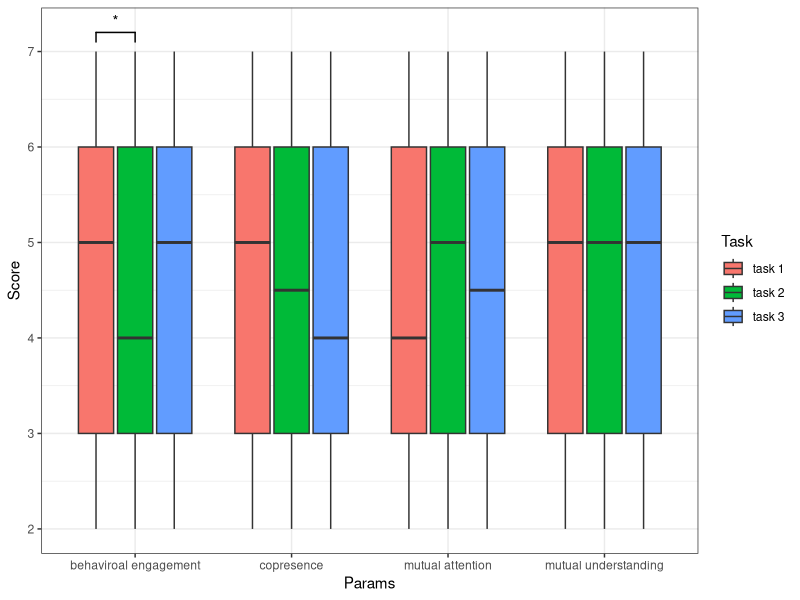
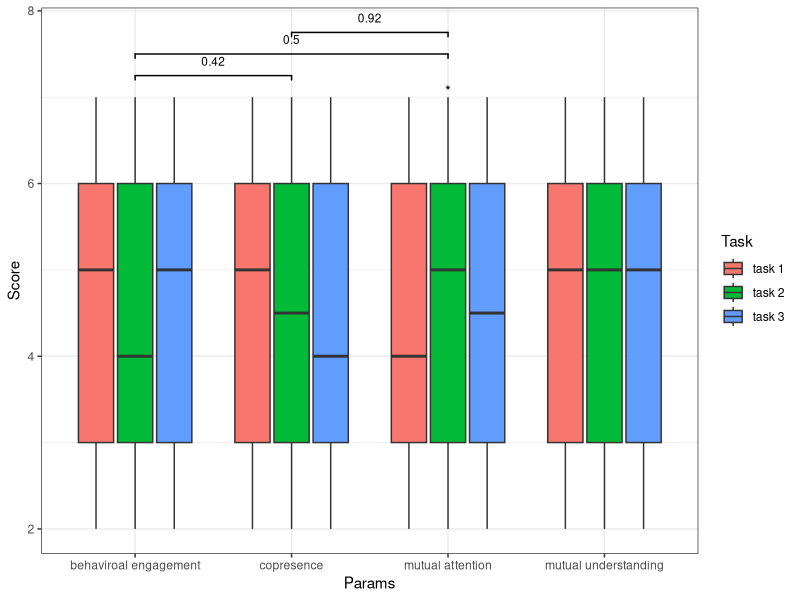

Reproduce these figures in R, in order. (Note: this script raises an error after producing the figures.)
library(ggplot2)
library(ggpubr)

df=read.csv('csv/social.csv', sep=",")

# create the boxplot
p <- ggplot(df, aes(x = params, y = score, fill = task)) +
  geom_boxplot() +
  labs(x = "Params", y = "Score", fill = "Task") +
  theme_bw()

# Make plot with custom x and y position of the bracket
p +
  geom_signif(
    annotation = "*",
    y_position = 7.2, xmin = 0.75, xmax = 1,
    tip_length = c(0.02, 0.02)
  )



# create the boxplot and add statistical tests
p <- ggplot(df, aes(x = params, y = score, fill = task)) +
  geom_boxplot() +
  labs(x = "Params", y = "Score", fill = "Task") +
  theme_bw() +
  stat_compare_means(method = "anova", label = "p.signif", hide.ns = TRUE)


# modify the significance labels
p + scale_y_continuous(labels = function(x) format(x, scientific = FALSE)) +
  geom_signif(
    pairwise = c("task 1", "task 2", "task 3"),
    test = "t.test", comparisons = list(c(1, 2), c(1, 3), c(2, 3)),
    textsize = 3, tip_length = 0.01, vjust = -0.5, step_increase = 0.05
  ) 

p + geom_signif(stat = "identity",
                data = data.frame(x = c(0.7, 1.7, 2.7),
                                  xend = c(1.3, 2.3, 3.3),
                                  y = c(1.5, 2.5, 4.5),
                                  annotation = c("NS.", "***", "*")))

# create the boxplot and add statistical tests
p <- ggplot(df, aes(x = task, y = score, fill = task)) +
  geom_boxplot() +
  labs(x = "Task", y = "Score", fill = "") +
  theme_bw() +
  facet_wrap(~ params, scales = "free_x") +
  stat_compare_means(method = "t.test", label = "p.signif", hide.ns = TRUE)

# modify the significance labels
p + scale_y_continuous(labels = function(x) format(x, scientific = FALSE)) +
  geom_signif(
    test = "t.test", comparisons = list(c(1, 2), c(1, 3), c(2, 3)),
    textsize = 3, tip_length = 0.01, vjust = -0.5, step_increase = 0.05
  ) +
  theme(legend.position = "none")



# saving the final figure
ggsave("out/social_presence.png", width = 6, height = 6, dpi = 1000)




data("iris")
anno <- t.test(
  iris[iris$Petal.Width > 1 & iris$Species == "versicolor", "Sepal.Width"],
  iris[iris$Species == "virginica", "Sepal.Width"]
)$p.value

# Make plot with custom x and y position of the bracket
ggplot(iris, aes(x = Species, y = Sepal.Width, fill = Petal.Width > 1)) +
  geom_boxplot(position = "dodge") +
  geom_signif(
    annotation = "*",
    y_position = 4, xmin = 2.2, xmax = 3,
    tip_length = c(0.2, 0.04)
  )




